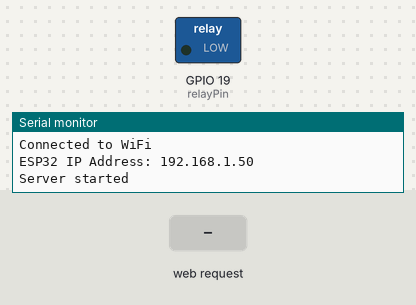
This program was run on a simulated ESP32. Parts: switched loads named in the program (green lamp = pin HIGH), the last lines printed to the serial monitor. The inputs (shaded band) are chosen by the test bench. WiFi joins after 1.5 s; servers stay silent unless stated.

Above: at 3.2 s.
3.3 s: HTTP request GET /?state=ON received
At 4.0 s:
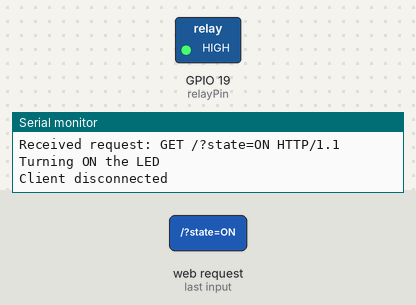
4.8 s: HTTP request GET /?state=OFF received
At 5.2 s:
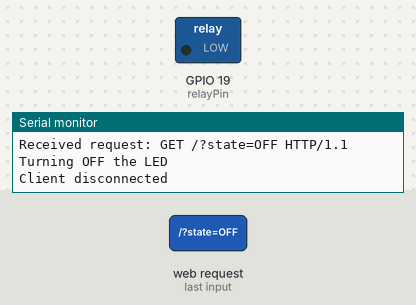
Timing chart, 0 to 7.8 s (numbered marks = the images above; inputs shaded):
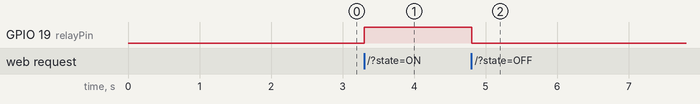

The program:

main.cpp
```cpp
#include <WiFi.h>

const char* ssid = "A1_A2FAE9"; //YourWiFiSSID
const char* password = "13605f52"; //YourWiFiPassword
const int serverPort = 80;

#define relayPin 19

WiFiServer server(serverPort);

void setup() {
  Serial.begin(9600);
  pinMode(relayPin, OUTPUT);
  // Connect to Wi-Fi
  WiFi.begin(ssid, password);
  while (WiFi.status() != WL_CONNECTED) {
    delay(1000);
    Serial.println("Connecting to WiFi...");
  }
  Serial.println("Connected to WiFi");
  Serial.print("ESP32 IP Address: ");
  Serial.println(WiFi.localIP());
  // Start the server
  server.begin();
  Serial.println("Server started");
}

void loop() {
  // Check for incoming connections
  WiFiClient client = server.available();
  if (client) {
    Serial.println("New client connected");

    // Read the request from the client
    String request = client.readStringUntil('\r');
    Serial.println("Received request: " + request);

    // Handle the control signal based on the request
    if (request.indexOf("state=ON") != -1) {
      digitalWrite(relayPin, HIGH);
      Serial.println("Turning ON the LED");
    } else if (request.indexOf("state=OFF") != -1) {
      digitalWrite(relayPin, LOW);
      Serial.println("Turning OFF the LED");
    }

    // Send a response to the client
    client.println("HTTP/1.1 200 OK");
    client.println("Content-Type: text/html");
    client.println();
    client.println("Control signal processed");

    // Close the connection
    client.stop();
    Serial.println("Client disconnected");
  }

  // Your main loop code here
}
```

Measured:
- after the input at 3.3 s, GPIO 19 (relayPin): LOW → HIGH at once
- after the input at 4.8 s, GPIO 19 (relayPin): HIGH → LOW at once
